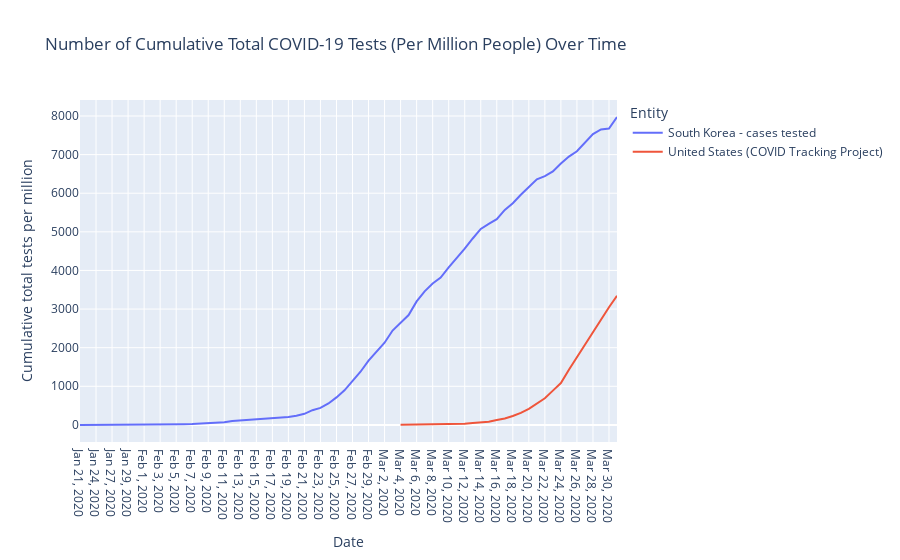

Notebook cell for this chart:
### Markdown cell above
* The number of early tests (since the discovery of the first case in January) for COVID-19 per million people in the US and South Korea has also been drastically different:

### Code cell
df_tests=pd.read_csv("Cumulative_tests-per-million.csv")
df_tests_US_SK=df_tests[df_tests['Entity'].isin(['United States (COVID Tracking Project)', 'South Korea - cases tested'])]
df_tests_US=df_tests[df_tests['Entity'].isin(['United States (COVID Tracking Project)'])]
df_tests_SK=df_tests[df_tests['Entity'].isin(['South Korea - cases tested'])]
fig3 = px.line(df_tests_US_SK, x="Date", y='Cumulative total tests per million', color="Entity", title="Number of Cumulative Total COVID-19 Tests (Per Million People) Over Time")
fig3.show()

### Figure 1 — Plotly figure (JSON) as saved in the notebook; plotly's stock layout.template omitted (floating-point values rounded to 4 significant figures)
{"data": [{"hoverlabel": {"namelength": 0}, "hovertemplate": "Entity=South Korea - cases tested<br>Date=%{x}<br>Cumulative total tests per million=%{y}", "legendgroup": "South Korea - cases tested", "line": {"color": "#636efa", "dash": "solid"}, "mode": "lines", "name": "South Korea - cases tested", "showlegend": true, "type": "scatter", "x": ["Jan 21, 2020", "Jan 22, 2020", "Jan 24, 2020", "Jan 26, 2020", "Jan 27, 2020", "Jan 28, 2020", "Jan 29, 2020", "Jan 30, 2020", "Feb 1, 2020", "Feb 2, 2020", "Feb 3, 2020", "Feb 4, 2020", "Feb 5, 2020", "Feb 6, 2020", "Feb 7, 2020", "Feb 8, 2020", "Feb 9, 2020", "Feb 10, 2020", "Feb 11, 2020", "Feb 12, 2020", "Feb 13, 2020", "Feb 14, 2020", "Feb 15, 2020", "Feb 16, 2020", "Feb 17, 2020", "Feb 18, 2020", "Feb 19, 2020", "Feb 20, 2020", "Feb 21, 2020", "Feb 22, 2020", "Feb 23, 2020", "Feb 24, 2020", "Feb 25, 2020", "Feb 26, 2020", "Feb 27, 2020", "Feb 28, 2020", "Feb 29, 2020", "Mar 1, 2020", "Mar 2, 2020", "Mar 3, 2020", "Mar 4, 2020", "Mar 5, 2020", "Mar 6, 2020", "Mar 7, 2020", "Mar 8, 2020", "Mar 9, 2020", "Mar 10, 2020", "Mar 11, 2020", "Mar 12, 2020", "Mar 13, 2020", "Mar 14, 2020", "Mar 15, 2020", "Mar 16, 2020", "Mar 17, 2020", "Mar 18, 2020", "Mar 19, 2020", "Mar 20, 2020", "Mar 21, 2020", "Mar 22, 2020", "Mar 23, 2020", "Mar 24, 2020", "Mar 25, 2020", "Mar 26, 2020", "Mar 27, 2020", "Mar 28, 2020", "Mar 29, 2020", "Mar 30, 2020", "Mar 31, 2020"], "xaxis": "x", "y": [0.233, 0.3301, 0.5242, 0.9902, 1.184, 2.252, 3.708, 4.737, 7.203, 8.329, 8.329, 11.78, 13.86, 17.18, 21.94, 33.02, 45.43, 53.9, 70.46, 98.51, 112.5, 133.1, 146.0, 153.7, 158.6, 179.9, 202.1, 236.1, 287.7, 380.9, 439.4, 555.6, 712.8, 895.5, 1126.0, 1377.0, 1664.0, 1883.0, 2128.0, 2443.0, 2654.0, 2845.0, 3198.0, 3460.0, 3660.0, 3817.0, 4080.0, 4318.0, 4562.0, 4827.0, 5074.0, 5207.0, 5329.0, 5567.0, 5740.0, 5961.0, 6148.0, 6359.0, 6441.0, 6563.0, 6768.0, 6948.0, 7085.0, 7319.0, 7532.0, 7652.0, 7673.0, 7971.0], "yaxis": "y"}, {"hoverlabel": {"namelength": 0}, "hovertemplate": "Entity=United States (COVID Tracking Project)<br>Date=%{x}<br>Cumulative total tests per million=%{y}", "legendgroup": "United States (COVID Tracking Project)", "line": {"color": "#EF553B", "dash": "solid"}, "mode": "lines", "name": "United States (COVID Tracking Project)", "showlegend": true, "type": "scatter", "x": ["Mar 4, 2020", "Mar 5, 2020", "Mar 6, 2020", "Mar 7, 2020", "Mar 8, 2020", "Mar 9, 2020", "Mar 10, 2020", "Mar 11, 2020", "Mar 12, 2020", "Mar 13, 2020", "Mar 14, 2020", "Mar 15, 2020", "Mar 16, 2020", "Mar 17, 2020", "Mar 18, 2020", "Mar 19, 2020", "Mar 20, 2020", "Mar 21, 2020", "Mar 22, 2020", "Mar 23, 2020", "Mar 24, 2020", "Mar 25, 2020", "Mar 26, 2020", "Mar 27, 2020", "Mar 28, 2020", "Mar 29, 2020", "Mar 30, 2020", "Mar 31, 2020"], "xaxis": "x", "y": [2.924, 4.001, 6.795, 8.303, 9.35, 12.87, 15.25, 23.26, 30.35, 50.28, 62.72, 84.38, 126.2, 165.4, 230.8, 313.4, 417.9, 550.9, 688.5, 887.2, 1084.0, 1426.0, 1749.0, 2072.0, 2418.0, 2706.0, 3048.0, 3345.0], "yaxis": "y"}], "layout": {"legend": {"title": {"text": "Entity"}, "tracegroupgap": 0}, "title": {"text": "Number of Cumulative Total COVID-19 Tests (Per Million People) Over Time"}, "xaxis": {"anchor": "y", "domain": [0, 1], "title": {"text": "Date"}}, "yaxis": {"anchor": "x", "domain": [0, 1], "title": {"text": "Cumulative total tests per million"}}}}
